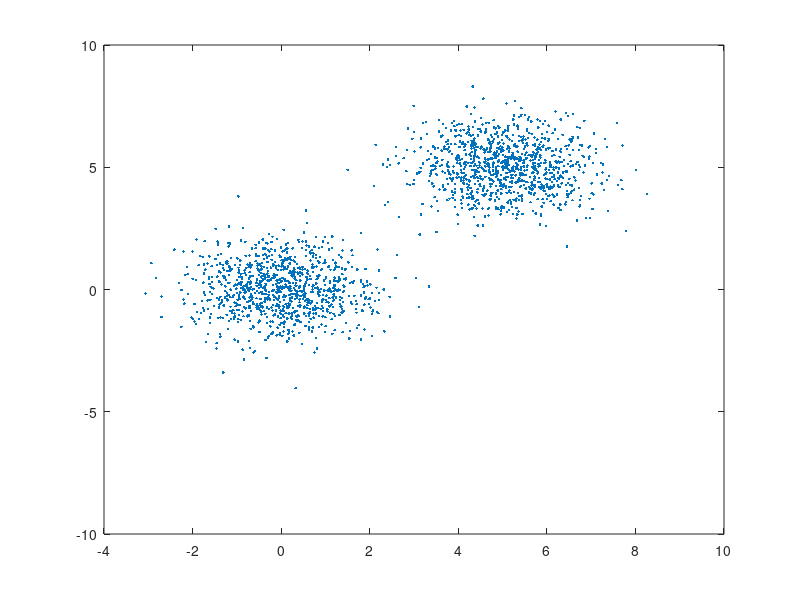
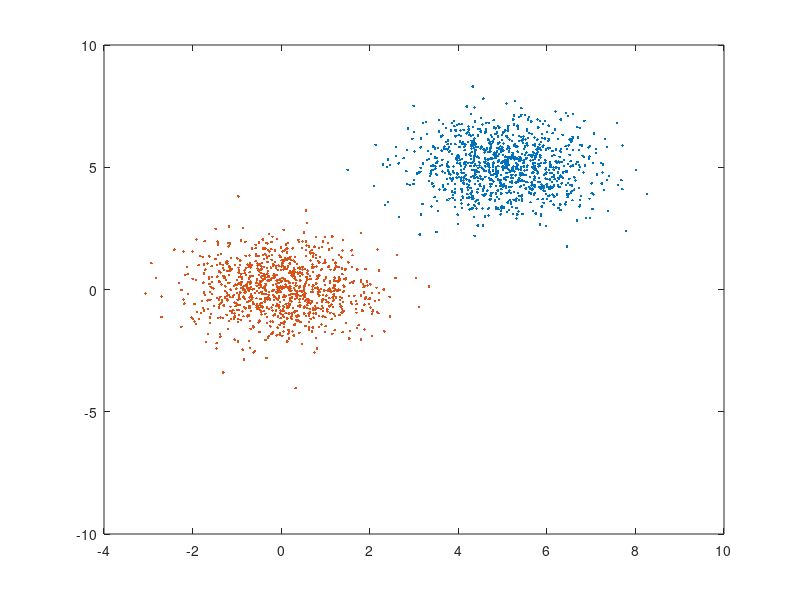

Source code (MATLAB) for these figures, in order:
x01 = randn(1000,2);
x02 = [5,5] + randn(1000,2);
x = [x02 
     x01];

G = kmeans(x,2);
g_01 = find(G == 1);
g_02 = find(G == 2);
figure
plot(x(:,1),x(:,2),'.')

figure
plot(x(g_01,1),x(g_01,2),'.')
hold on
plot(x(g_02,1),x(g_02,2),'.')